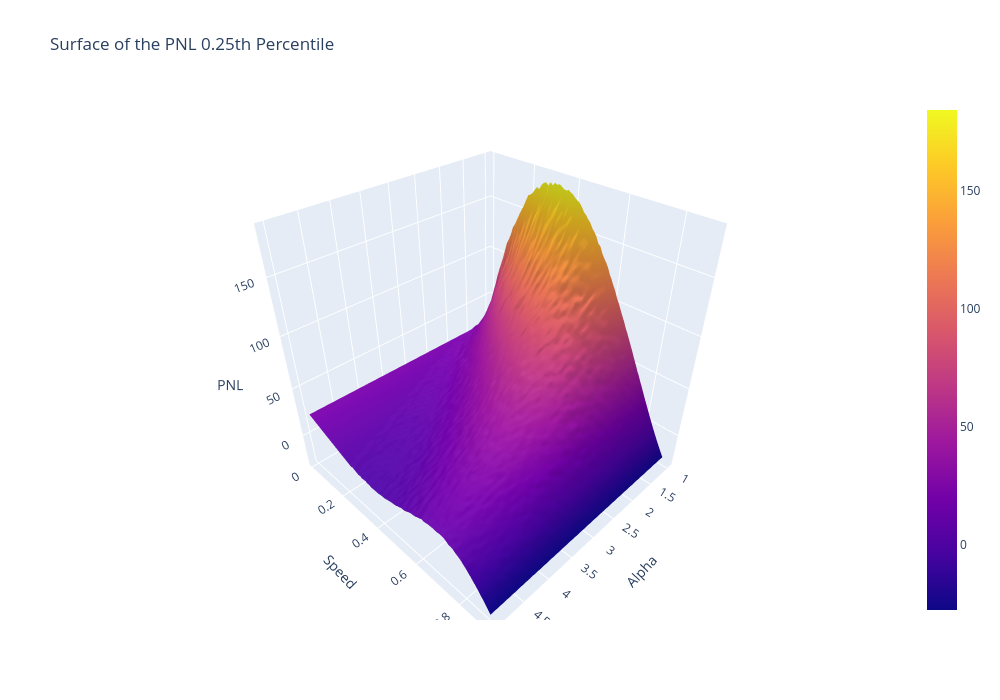

This figure's notebook cell:
### Markdown cell above
#### 5.1. Optimizing for the 25th Percentile

5.1.1. Profit and Loss Surface

### Code cell
def quantile_surface(X, alpha_range, speed_range):
    surface = np.zeros((len(speed_range), len(alpha_range)))
    for i, speed in enumerate(tqdm(speed_range, desc='Speed')):
        for j, alpha in enumerate(alpha_range):
            pnl_series = mc_pnl(alpha, speed)
            surface[i, j] = np.quantile(pnl_series, X)
    return surface

def maximize_surface(surface, alpha_range, speed_range):
    idx = np.unravel_index(np.argmax(surface), surface.shape)
    best_speed = speed_range[idx[0]]
    best_alpha = alpha_range[idx[1]]
    best_value = surface[idx]
    return best_alpha, best_speed, best_value

# 25th percentile
X = 0.25

# Surface computation
alpha_range = np.arange(1, 5.1, 0.1)
speed_range = np.arange(0.01, 0.91, 0.01)
surface = quantile_surface(X, alpha_range, speed_range)

# Plot
fig = go.Figure(data=[go.Surface(z=surface, x=alpha_range, y=speed_range)])
fig.update_layout(title=f'Surface of the PNL {X}th Percentile',
                  scene=dict(xaxis_title='Alpha', yaxis_title='Speed', zaxis_title='PNL'),
                  autosize=True, height=700, width=1000)
fig.show()

### Figure 1 — Plotly figure (JSON) as saved in the notebook; plotly's stock layout.template omitted (floating-point values rounded to 4 significant figures; data arrays with more than 128 entries replaced by an {"elided": "..."} marker saying what was removed)
{"data": [{"type": "surface", "x": [1, 1.1, 1.2, 1.3, 1.4, 1.5, 1.6, 1.7, 1.8, 1.9, 2.0, 2.1, 2.2, 2.3, 2.4, 2.5, 2.6, 2.7, 2.8, 2.9, 3.0, 3.1, 3.2, 3.3, 3.4, 3.5, 3.6, 3.7, 3.8, 3.9, 4.0, 4.1, 4.2, 4.3, 4.4, 4.5, 4.6, 4.7, 4.8, 4.9, 5.0], "y": [0.01, 0.02, 0.03, 0.04, 0.05, 0.06, 0.07, 0.08, 0.09, 0.1, 0.11, 0.12, 0.13, 0.14, 0.15, 0.16, 0.17, 0.18, 0.19, 0.2, 0.21, 0.22, 0.23, 0.24, 0.25, 0.26, 0.27, 0.28, 0.29, 0.3, 0.31, 0.32, 0.33, 0.34, 0.35, 0.36, 0.37, 0.38, 0.39, 0.4, 0.41, 0.42, 0.43, 0.44, 0.45, 0.46, 0.47, 0.48, 0.49, 0.5, 0.51, 0.52, 0.53, 0.54, 0.55, 0.56, 0.57, 0.58, 0.59, 0.6, 0.61, 0.62, 0.63, 0.64, 0.65, 0.66, 0.67, 0.68, 0.69, 0.7, 0.71, 0.72, 0.73, 0.74, 0.75, 0.76, 0.77, 0.78, 0.79, 0.8, 0.81, 0.82, 0.83, 0.84, 0.85, 0.86, 0.87, 0.88, 0.89, 0.9], "z": {"elided": "90x41 float values"}}], "layout": {"autosize": true, "height": 700, "scene": {"xaxis": {"title": {"text": "Alpha"}}, "yaxis": {"title": {"text": "Speed"}}, "zaxis": {"title": {"text": "PNL"}}}, "title": {"text": "Surface of the PNL 0.25th Percentile"}, "width": 1000}}
